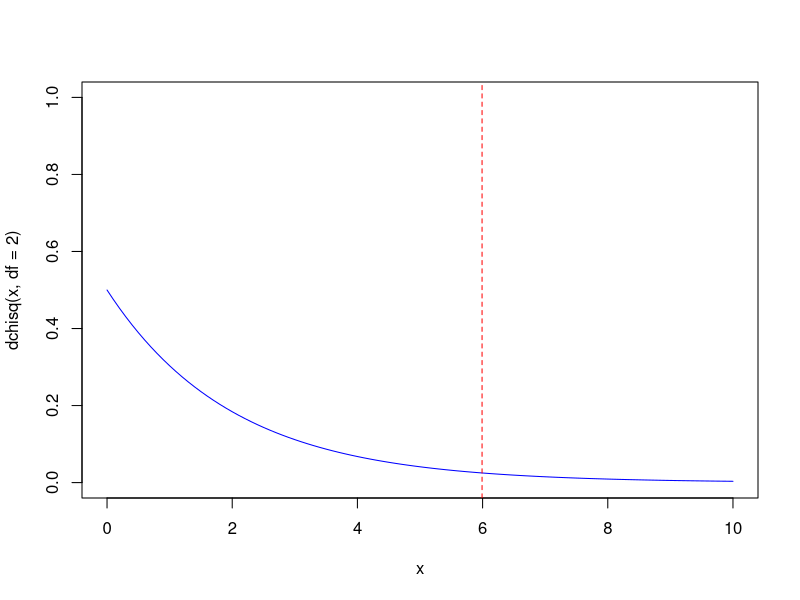

Reproduce this figure in R.
## ---- chunk 1
system_1 = c(24, 16.7, 22.8, 19.8, 18.9)
system_2 = c(23.2, 19.8, 18.1, 17.6, 20.2, 17.8)
system_3 = c(18.4, 19.1, 17.3, 17.3, 19.7, 18.9, 18.8, 19.3)
## ---- chunk 2
full_data = c(system_1, system_2, system_3)
origin_system = c(seq(1, by = 0, length.out = length(system_1)),
                  seq(2, by = 0, length.out = length(system_2)),
                  seq(3, by = 0, length.out = length(system_3)))

sorted_data_and_index = sort(full_data, index.return = TRUE)
sorted_data = sorted_data_and_index$x
origin_system = origin_system[sorted_data_and_index$ix]

ranking = rank(sorted_data)
## ---- chunk 3
sum_rank_1 = sum(ranking[origin_system == 1])
sum_rank_2 = sum(ranking[origin_system == 2])
sum_rank_3 = sum(ranking[origin_system == 3])
## ---- chunk 4
ranks_systems = c(sum_rank_1, sum_rank_2, sum_rank_3)
lengths = c(length(system_1), length(system_2), length(system_3))

# Revisar esta ecuación
H = (12 / length(sorted_data) * (length(sorted_data) + 1)) * sum(((ranks_systems ** 2) / lengths) - (3 * (length(sorted_data + 1)))) 
## ---- chunk 5
critic_value = qchisq(p = 0.05, df = 2, lower.tail = FALSE)

curve(dchisq(x, df = 2), from = 0, to = 10, col = "blue", ylim = c(0, 1))
abline(v = critic_value, col = "red", lty = "dashed")
